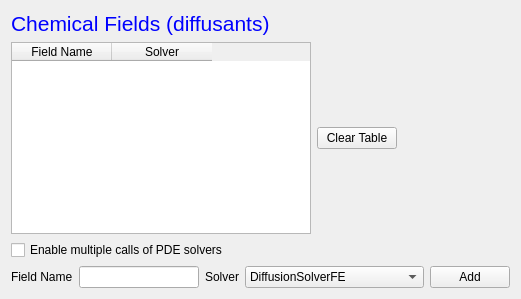
  <widget class="QWizardPage" name="wizardPage_7">
   <layout class="QVBoxLayout" name="verticalLayout_11">
    <item>
     <widget class="QLabel" name="label_17">
      <property name="text">
       <string>&lt;!DOCTYPE HTML PUBLIC &quot;-//W3C//DTD HTML 4.0//EN&quot; &quot;http://www.w3.org/TR/REC-html40/strict.dtd&quot;&gt;
&lt;html&gt;&lt;head&gt;&lt;meta name=&quot;qrichtext&quot; content=&quot;1&quot; /&gt;&lt;style type=&quot;text/css&quot;&gt;
p, li { white-space: pre-wrap; }
&lt;/style&gt;&lt;/head&gt;&lt;body style=&quot; font-family:'MS Shell Dlg 2'; font-size:8.25pt; font-weight:400; font-style:normal;&quot;&gt;
&lt;p style=&quot; margin-top:0px; margin-bottom:0px; margin-left:0px; margin-right:0px; -qt-block-indent:0; text-indent:0px;&quot;&gt;&lt;span style=&quot; font-size:16pt; color:#0000ff;&quot;&gt;Chemical Fields (diffusants)&lt;/span&gt;&lt;/p&gt;&lt;/body&gt;&lt;/html&gt;</string>
      </property>
     </widget>
    </item>
    <item>
     <layout class="QHBoxLayout" name="horizontalLayout_5">
      <item>
       <widget class="QTableWidget" name="fieldTable">
        <property name="minimumSize">
         <size>
          <width>300</width>
          <height>0</height>
         </size>
        </property>
        <property name="baseSize">
         <size>
          <width>300</width>
          <height>0</height>
         </size>
        </property>
        <column>
         <property name="text">
          <string>Field Name</string>
         </property>
        </column>
        <column>
         <property name="text">
          <string>Solver</string>
         </property>
        </column>
       </widget>
      </item>
      <item>
       <widget class="QPushButton" name="clearFieldTablePB">
        <property name="text">
         <string>Clear Table</string>
        </property>
       </widget>
      </item>
      <item>
       <spacer name="horizontalSpacer_6">
        <property name="orientation">
         <enum>Qt::Horizontal</enum>
        </property>
        <property name="sizeHint" stdset="0">
         <size>
          <width>40</width>
          <height>20</height>
         </size>
        </property>
       </spacer>
      </item>
     </layout>
    </item>
    <item>
     <widget class="QCheckBox" name="pdeSolverCallerCHB">
      <property name="toolTip">
       <string>Inserts PDESolver plugin into generated code. </string>
      </property>
      <property name="text">
       <string>Enable multiple calls of PDE solvers</string>
      </property>
     </widget>
    </item>
    <item>
     <layout class="QHBoxLayout" name="horizontalLayout_15">
      <item>
       <widget class="QLabel" name="label_18">
        <property name="text">
         <string>Field Name</string>
        </property>
       </widget>
      </item>
      <item>
       <widget class="QLineEdit" name="fieldNameLE">
        <property name="minimumSize">
         <size>
          <width>120</width>
          <height>0</height>
         </size>
        </property>
       </widget>
      </item>
      <item>
       <widget class="QLabel" name="label_19">
        <property name="text">
         <string>Solver</string>
        </property>
       </widget>
      </item>
      <item>
       <widget class="QComboBox" name="solverCB">
        <item>
         <property name="text">
          <string>DiffusionSolverFE</string>
         </property>
        </item>
        <item>
         <property name="text">
          <string>FlexibleDiffusionSolverFE</string>
         </property>
        </item>
        <item>
         <property name="text">
          <string>FastDiffusionSolver2DFE</string>
         </property>
        </item>
        <item>
         <property name="text">
          <string>KernelDiffusionSolver</string>
         </property>
        </item>
        <item>
         <property name="text">
          <string>SteadyStateDiffusionSolver</string>
         </property>
        </item>
       </widget>
      </item>
      <item>
       <widget class="QPushButton" name="fieldAddPB">
        <property name="text">
         <string>Add</string>
        </property>
       </widget>
      </item>
     </layout>
    </item>
   </layout>
  </widget>
